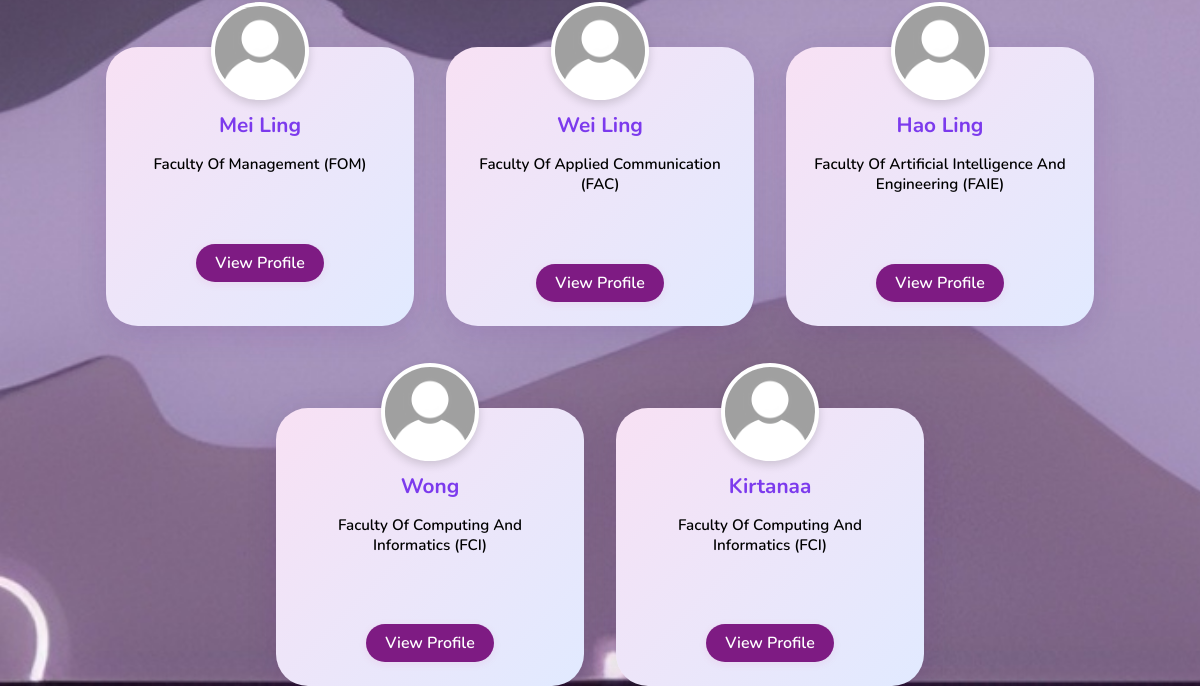
/search_users (lower part), run on an earlier commit of the app's database.
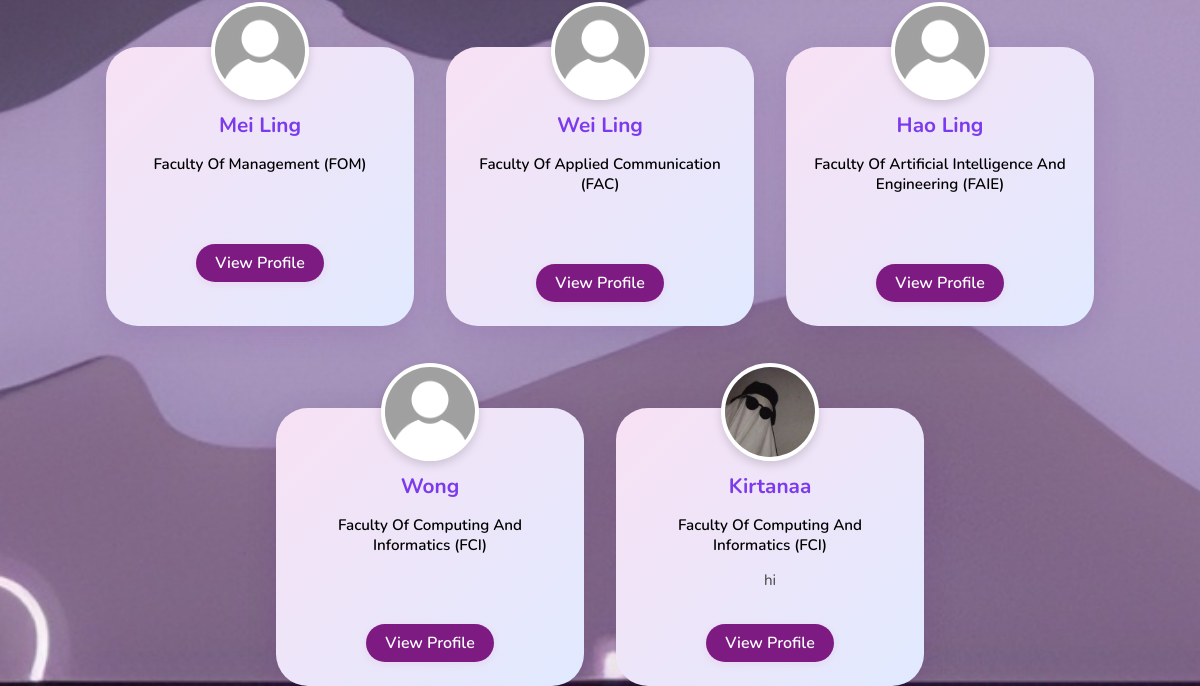
And on a later commit of the database.
### app.py (models this page shows)
class User(db.Model):
    id = db.Column(db.Integer, primary_key=True)
    username = db.Column(db.String(100), unique=True, nullable=False)
    password = db.Column(db.String(300), nullable=False)
    faculty = db.Column(db.String(100), nullable=False)
    student_id = db.Column(db.String(100), unique=True, nullable=False)
    user_email = db.Column(db.String(100), unique=True, nullable=False)
    mmu_email = db.Column(db.String(100), unique=True, nullable=True)
    bio = db.Column(db.Text, nullable=True)
    avatar = db.Column(db.String(300), nullable=True)
    background = db.Column(db.String(300), nullable=True)
    preferred_subjects = db.Column(db.String(100), nullable=True)
    verified = db.Column(db.Boolean, default=False)
    status = db.Column(db.String(20), default='active')
    created_at = db.Column(db.DateTime, default=datetime.utcnow)
    admin = db.Column(db.Boolean, default=False)
    mmu_email_updated_at = db.Column(db.DateTime, nullable=True)

### app.py (the view)
@app.route("/search_users")
def search_users():
    faculty = request.args.get("faculty", "").strip()
    subject = request.args.get("subject", "").strip()
    query = User.query
    if faculty:
        query = query.filter(User.faculty.ilike(faculty))
    if subject:
        query = query.filter(User.preferred_subjects.ilike(f"%{subject}%"))
    users = query.all()
    return render_template(
        "search.html",
        users=users,
        faculty=faculty,
        subject=subject
    )

### templates/search.html (shortened to what this page needs)
<!DOCTYPE html>
<html>
<head>
    <link rel="stylesheet" href="{{ url_for('static', filename='Style.css') }}">
</head>
<body>
    {% if users %}
        <div class="profile-card-container">
          {% for user in users %}
            <div class="profile-card">
              <img src="{{ url_for('static', filename=user.avatar or 'img/default_avatar.jpg') }}" alt="Avatar" class="search-avatar">
              <h3>{{ user.username }}</h3>
              <p class="faculty">{{ user.faculty }}</p>
              <p class="bio">{{ user.bio or '' }}</p>
              <a href="{{ url_for('display_profile', user_id=user.id) }}" class="view-profile-btn">View Profile</a>
            </div>
          {% else %}
            <p>No users found.</p>
          {% endfor %}
        </div>
    {% else %}
        <p class="no-results">No users found for your search.</p>
    {% endif %}
</body>
</html>

### static/Style.css (style rules this page uses)
body { font-family: 'Nunito', sans-serif; color: #ffffff; background: #f4f6f8; background-image: url("img/home background.jpg"); background-size: cover; background-repeat: no-repeat; background-position: center center; min-height: 100vh; margin: 0; padding: 0; }
html, body, * { cursor: url("img/cursor.png") 0 0, auto !important; }
a, button, input, select, textarea { cursor: url("img/cursor.png") 0 0, auto !important; }
body { margin: 0; font-family: 'Nunito', sans-serif; }
.profile-card-container { display: flex; flex-wrap: wrap; gap: 2rem; justify-content: center; margin-top: 2rem; }
.profile-card { background: linear-gradient(135deg, #f8e1f4 0%, #e1eaff 100%); border-radius: 2rem; box-shadow: 0 8px 32px rgba(80, 0, 120, 0.12); padding: 3.5rem 1.5rem 1.5rem 1.5rem; width: 260px; text-align: center; transition: transform 0.18s, box-shadow 0.18s; position: relative; margin-top: 50px; }
.search-avatar { position: absolute; top: -45px; left: 50%; transform: translateX(-50%); width: 90px; height: 90px; border-radius: 50%; object-fit: cover; border: 4px solid #fff; box-shadow: 0 4px 10px rgba(0,0,0,0.15); background: #fff; padding: 0; margin-bottom: 0; z-index: 2; }
.profile-card h3 { margin: 0.5rem 0 0.2rem 0; font-size: 1.3rem; color: #7c3aed; font-weight: 700; }
.profile-card .faculty { font-size: 0.95rem; color: #000000; font-weight: 600; margin-bottom: 0.5rem; }
.profile-card .bio { font-size: 0.95rem; color: #444; margin-bottom: 1rem; min-height: 2.5em; }
.view-profile-btn { display: inline-block; padding: 0.5rem 1.2rem; background: hsl(297, 66%, 31%); color: #fff; border-radius: 1.2rem; text-decoration: none; font-weight: 600; transition: background 0.18s; box-shadow: 0 2px 8px rgba(215, 38, 96, 0.08); }

What changed in the data, as far as the page shows it:
changed User "Kirtanaa": avatar: picture added in place of a placeholder; bio (not shown) → "hi"
